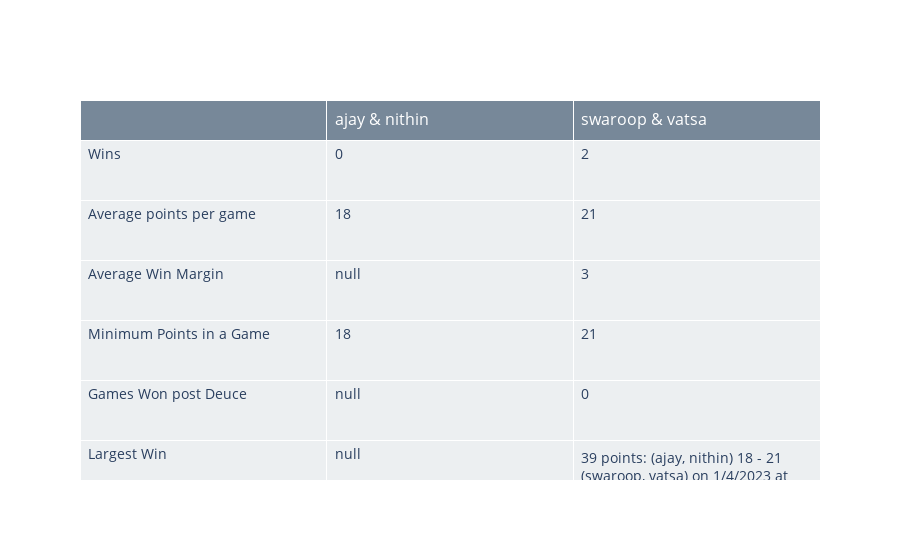

Notebook source saved alongside this figure:
### Code cell
table = go.Table(
    header=dict(
        values=["", " & ".join(team_1), " & ".join(team_2)], 
        align="left", 
        height=40, 
        font=dict(color="white", size=16),
        fill_color="lightslategrey"
    ),
    cells=dict(
        values=comparision_table_list,
        align="left",
        height=60,
        font=dict(size=14),
        fill_color="#eceff1"
    )
)
fig = go.Figure(table)
fig

### Figure 1 — Plotly figure (JSON) as saved in the notebook; plotly's stock layout.template omitted (floating-point values rounded to 4 significant figures)
{"data": [{"cells": {"align": "left", "fill": {"color": "#eceff1"}, "font": {"size": 14}, "height": 60, "values": [["Wins", "Average points per game", "Average Win Margin", "Minimum Points in a Game", "Games Won post Deuce", "Largest Win"], [0, 18, null, 18, null, null], [2, 21, 3, 21, 0, "39 points: (ajay, nithin) 18 - 21 (swaroop, vatsa) on 1/4/2023 at match point - gublaala"]]}, "header": {"align": "left", "fill": {"color": "lightslategrey"}, "font": {"color": "white", "size": 16}, "height": 40, "values": ["", "ajay & nithin", "swaroop & vatsa"]}, "type": "table"}], "layout": {}}
